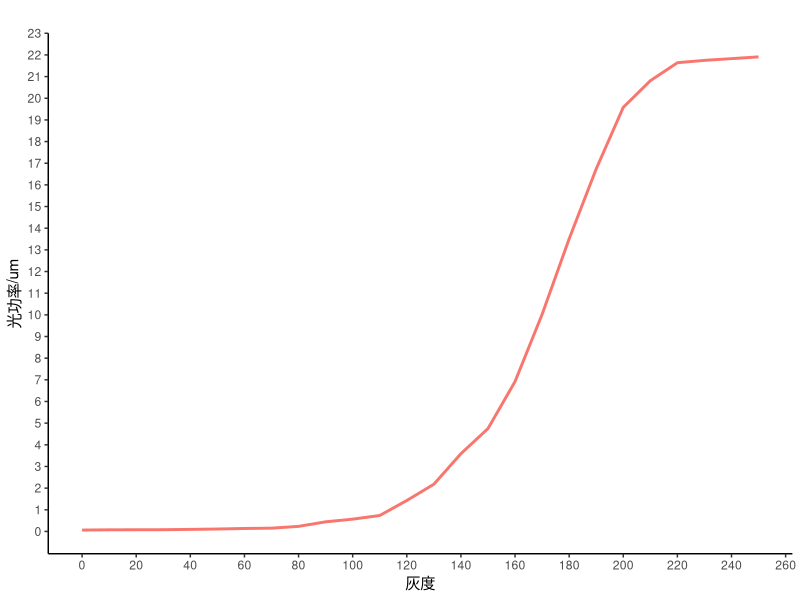

Reproduce this figure in R.
library(ggplot2)

power<-c(0.063,0.075,0.078,0.080,0.095,0.112,0.137,0.151,0.235,0.444,0.568,0.736,1.43,2.18,3.59,4.75,6.92,10.02,13.51,16.74,19.58,20.81,21.64,21.75,21.83,21.91)
data<-data.frame(gray=seq(0,250,by=10),power)

plot<-ggplot()+
  geom_line(data = data,aes(x = gray,y = power, colour="red"),size=1)+
  scale_y_continuous(breaks=seq(0, 23, 1)) +
  scale_x_continuous(breaks=seq(0, 260, 20))+
  labs(title="", x="灰度", y="光功率/um")+
  theme_classic()+ theme(legend.position = 'none')+
  theme(plot.title = element_text(hjust = 0.5))
ggsave("plot.png",plot)